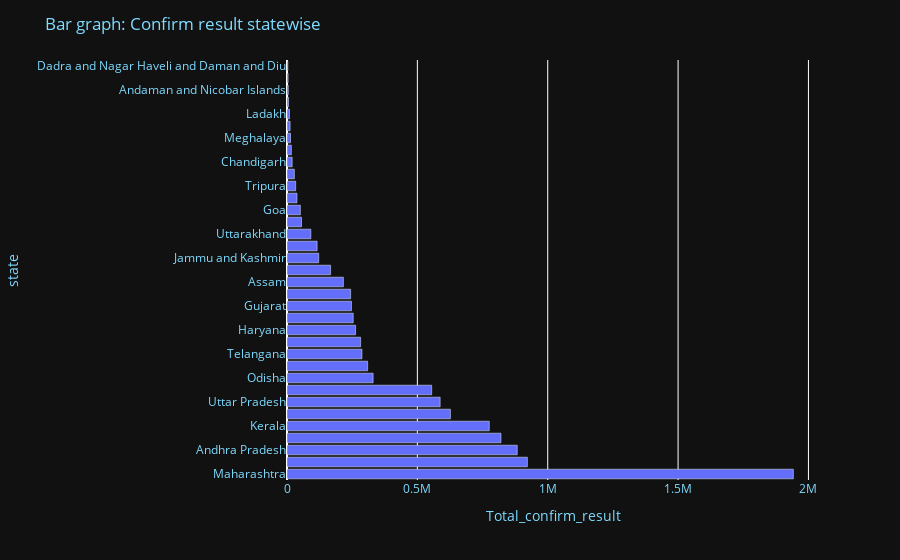

Write notebook code for a chart like this one.
### Code cell
confirm_values=[]
for i in in_states:
        confirm_values.append(int(d1[d1['state']==i]['confirmed'])) 
#values



mydf=pd.DataFrame({'state':in_states,'Total_confirm_result':confirm_values})

fig1= pe.bar(mydf, x='Total_confirm_result', y='state') #animation_frame='Frequency')
fig1.update_layout(title_text='Bar graph: Confirm result statewise',
                   plot_bgcolor='#111111',
                   paper_bgcolor='#111111',
                   font_color='#7FDBFF')

fig1.show()

### Figure 1 — Plotly figure (JSON) as saved in the notebook; plotly's stock layout.template omitted (floating-point values rounded to 4 significant figures)
{"data": [{"alignmentgroup": "True", "hovertemplate": "Total_confirm_result=%{x}<br>state=%{y}<extra></extra>", "legendgroup": "", "marker": {"color": "#636efa"}, "name": "", "offsetgroup": "", "orientation": "h", "showlegend": false, "textposition": "auto", "type": "bar", "x": [1942136, 921938, 883082, 820712, 775853, 626872, 587434, 554975, 330309, 309319, 287502, 282368, 263068, 253934, 247228, 244026, 216304, 167219, 121653, 115529, 91544, 55686, 51295, 38224, 33279, 28243, 19881, 16732, 13460, 11929, 9550, 5920, 4948, 4211, 3365], "xaxis": "x", "y": ["Maharashtra", "Karnataka", "Andhra Pradesh", "Tamil Nadu", "Kerala", "Delhi", "Uttar Pradesh", "West Bengal", "Odisha", "Rajasthan", "Telangana", "Chhattisgarh", "Haryana", "Bihar", "Gujarat", "Madhya Pradesh", "Assam", "Punjab", "Jammu and Kashmir", "Jharkhand", "Uttarakhand", "Himachal Pradesh", "Goa", "Puducherry", "Tripura", "Manipur", "Chandigarh", "Arunachal Pradesh", "Meghalaya", "Nagaland", "Ladakh", "Sikkim", "Andaman and Nicobar Islands", "Mizoram", "Dadra and Nagar Haveli and Daman and Diu"], "yaxis": "y"}], "layout": {"barmode": "relative", "font": {"color": "#7FDBFF"}, "legend": {"tracegroupgap": 0}, "margin": {"t": 60}, "paper_bgcolor": "#111111", "plot_bgcolor": "#111111", "title": {"text": "Bar graph: Confirm result statewise"}, "xaxis": {"anchor": "y", "domain": [0, 1], "title": {"text": "Total_confirm_result"}}, "yaxis": {"anchor": "x", "domain": [0, 1], "title": {"text": "state"}}}}
